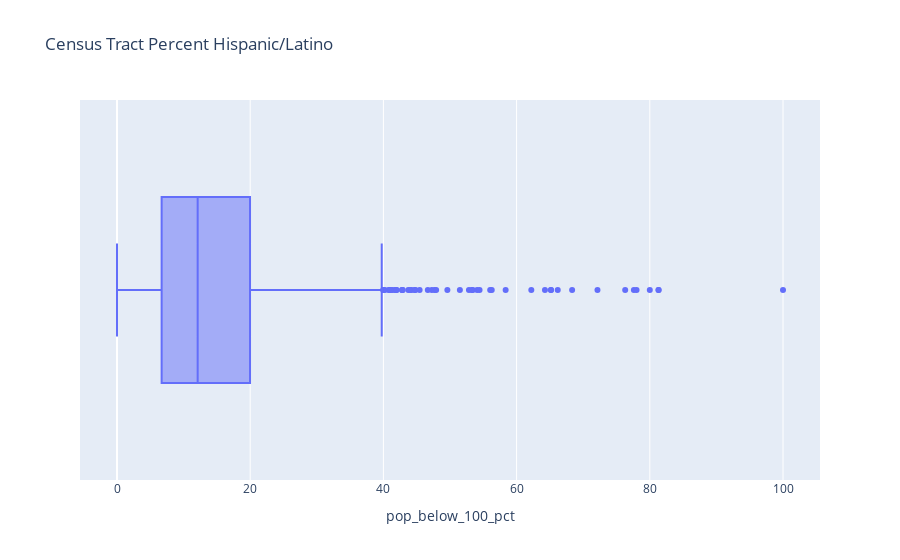

This figure's notebook cell:
### Code cell
# Look at distribution of Hispanic because in LA, most SNAP participants are Hispanic
px.box(data_frame = new
       ,x = 'pop_below_100_pct', title='Census Tract Percent Hispanic/Latino'
       )

### Figure 1 — Plotly figure (JSON) as saved in the notebook; plotly's stock layout.template omitted (floating-point values rounded to 4 significant figures; data arrays with more than 128 entries replaced by an {"elided": "..."} marker saying what was removed)
{"data": [{"alignmentgroup": "True", "hovertemplate": "pop_below_100_pct=%{x}<extra></extra>", "legendgroup": "", "marker": {"color": "#636efa"}, "name": "", "notched": false, "offsetgroup": "", "orientation": "h", "showlegend": false, "type": "box", "x": {"elided": "2495 float values"}, "x0": " ", "xaxis": "x", "y0": " ", "yaxis": "y"}], "layout": {"autosize": true, "boxmode": "group", "legend": {"tracegroupgap": 0}, "title": {"text": "Census Tract Percent Hispanic/Latino"}, "xaxis": {"anchor": "y", "autorange": true, "domain": [0, 1], "range": [-5.556, 105.6], "title": {"text": "pop_below_100_pct"}, "type": "linear"}, "yaxis": {"anchor": "x", "autorange": true, "domain": [0, 1], "range": [-0.5, 0.5], "type": "category"}}}
